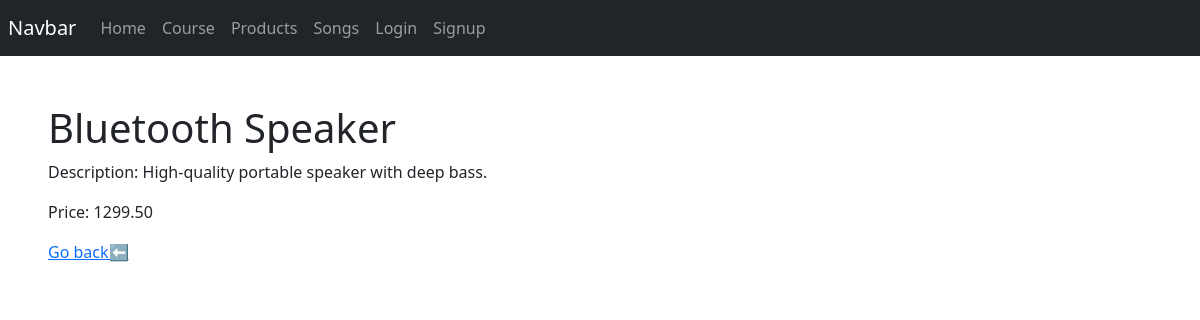
The app's page /products/product/2/ with its own data.
### product/models.py (models this page shows, shortened)
class Product(models.Model):
    name=models.CharField(max_length=100)
    description=models.TextField()
    price=models.DecimalField(max_digits=10,decimal_places=2)

### product/views.py (the view)
# urls.py: path("products/",include('product.urls')),
def product(request,id):
    product=Product.objects.get(pk=id)
    return render(request,"product/product.html",{"product":product})

### product/templates/product/product.html (shortened to what this page needs)
{% extends 'base.html' %}
{% block content %}
    <div class="container-fluid p-5">
        <h1>{{product.name}}</h1>
        <p>Description: {{product.description}}</p>
        <p>Price: {{product.price}}</p>
        <a href="{% url 'product.list' %}">Go back⬅️</a>
    </div>
{% endblock %}

### records on screen
Product: name "Bluetooth Speaker", description "High-quality portable speaker with deep bass.", price "1299.50"
